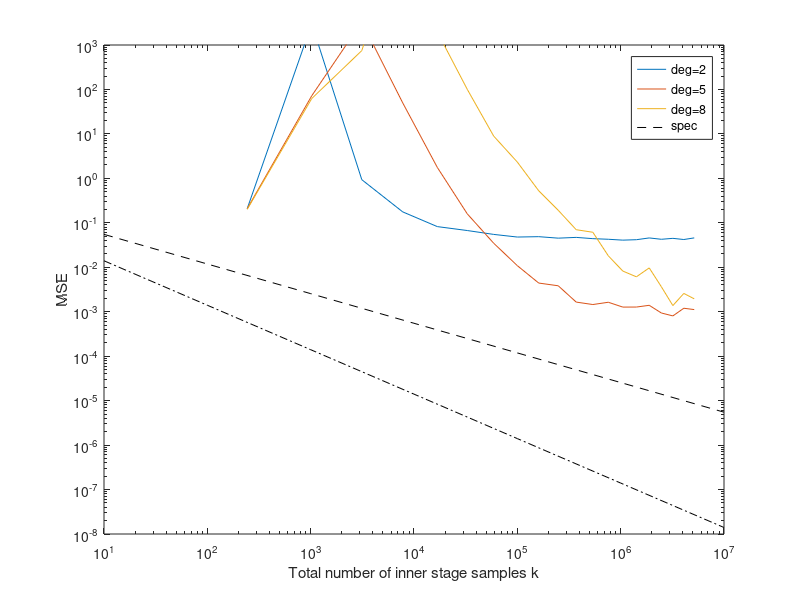
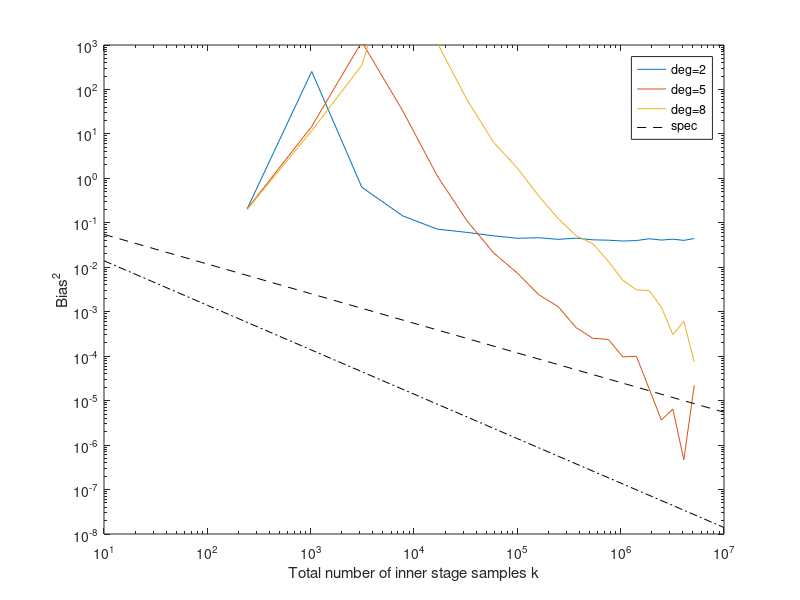
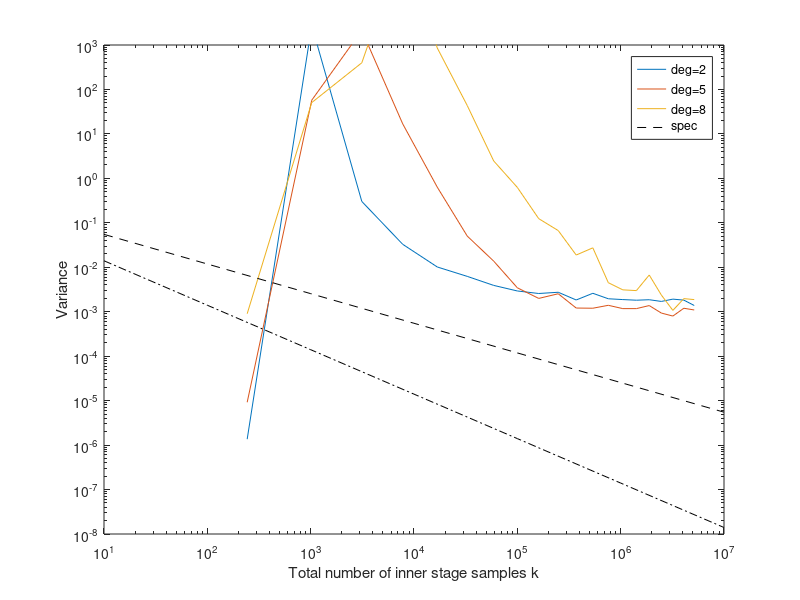
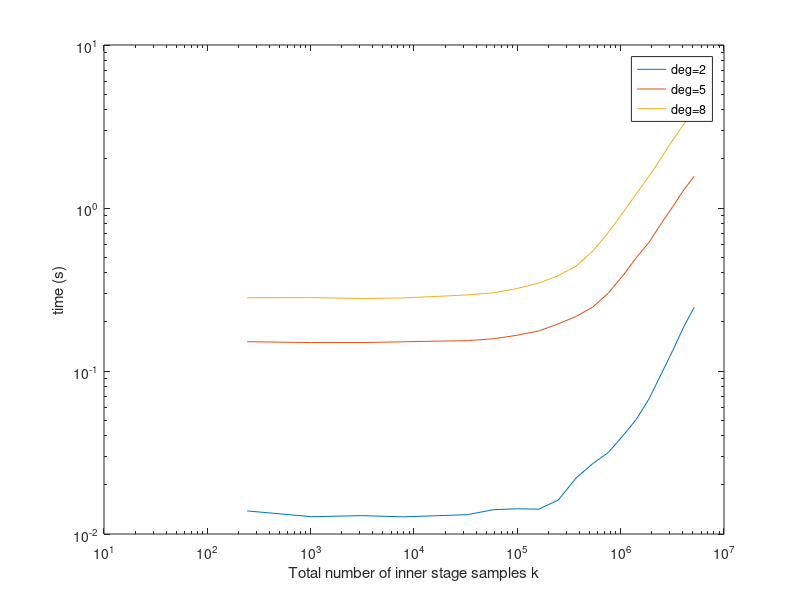

Recreate these plots in MATLAB, in order.
clear;clc;

% N_o = 1
load('re_poly2_1.mat')
mse_poly2=mse;
bias2_poly2=bias2;
var_poly2=var;
t_poly2=t_tr+t_pr;
load('re_poly5_1.mat')
mse_poly5=mse;
bias2_poly5=bias2;
var_poly5=var;
t_poly5=t_tr+t_pr;
load('re_poly8_1.mat')
mse_poly8=mse;
bias2_poly8=bias2;
var_poly8=var;
t_poly8=t_tr+t_pr;

K_plot = logspace(1,7,7);

figure(1),loglog(K,mse_poly2,K,mse_poly5,K,mse_poly8,...
K_plot,5.5e-2*K_plot.^(-2/3)/K_plot(1)^(-2/3),'k--',K_plot,...
1.4e-2*K_plot.^(-1)/K_plot(1)^(-1),'k-.')
xlabel('Total number of inner stage samples k')
ylabel('MSE')
axis([10, 1e7, 1e-8, 1e3])
legend('deg=2','deg=5','deg=8','spec')

figure(2),loglog(K,bias2_poly2,K,bias2_poly5,K,bias2_poly8,...
K_plot,5.5e-2*K_plot.^(-2/3)/K_plot(1)^(-2/3),'k--',K_plot,...
1.4e-2*K_plot.^(-1)/K_plot(1)^(-1),'k-.')
xlabel('Total number of inner stage samples k')
ylabel('Bias^2')
axis([10, 1e7, 1e-8, 1e3])
legend('deg=2','deg=5','deg=8','spec')

figure(3),loglog(K,var_poly2,K,var_poly5,K,var_poly8,...
K_plot,5.5e-2*K_plot.^(-2/3)/K_plot(1)^(-2/3),'k--',K_plot,...
1.4e-2*K_plot.^(-1)/K_plot(1)^(-1),'k-.')
xlabel('Total number of inner stage samples k')
ylabel('Variance')
axis([10, 1e7, 1e-8, 1e3])
legend('deg=2','deg=5','deg=8','spec')

figure(4),loglog(K,t_poly2,K,t_poly5,K,t_poly8)
xlabel('Total number of inner stage samples k')
ylabel('time (s)')
legend('deg=2','deg=5','deg=8','spec')

%% N_o = 10
clear; clc
load('re_poly2_10.mat')
mse_poly2=mse;
bias2_poly2=bias2;
var_poly2=var;
t_poly2=t_tr+t_pr;
load('re_poly5_10.mat')
mse_poly5=mse;
bias2_poly5=bias2;
var_poly5=var;
t_poly5=t_tr+t_pr;
load('re_poly8_10.mat')
mse_poly8=mse;
bias2_poly8=bias2;
var_poly8=var;
t_poly8=t_tr+t_pr;

K_plot = logspace(1,7,7);

figure(1),loglog(K,mse_poly2,K,mse_poly5,K,mse_poly8,...
K_plot,5.5e-2*K_plot.^(-2/3)/K_plot(1)^(-2/3),'k--',K_plot,...
1.4e-2*K_plot.^(-1)/K_plot(1)^(-1),'k-.')
xlabel('Total number of inner stage samples k')
ylabel('MSE')
axis([10, 1e7, 1e-8, 1e3])
legend('deg=2','deg=5','deg=8','spec')

figure(2),loglog(K,bias2_poly2,K,bias2_poly5,K,bias2_poly8,...
K_plot,5.5e-2*K_plot.^(-2/3)/K_plot(1)^(-2/3),'k--',K_plot,...
1.4e-2*K_plot.^(-1)/K_plot(1)^(-1),'k-.')
xlabel('Total number of inner stage samples k')
ylabel('Bias^2')
axis([10, 1e7, 1e-8, 1e3])
legend('deg=2','deg=5','deg=8','spec')

figure(3),loglog(K,var_poly2,K,var_poly5,K,var_poly8,...
K_plot,5.5e-2*K_plot.^(-2/3)/K_plot(1)^(-2/3),'k--',K_plot,...
1.4e-2*K_plot.^(-1)/K_plot(1)^(-1),'k-.')
xlabel('Total number of inner stage samples k')
ylabel('Variance')
axis([10, 1e7, 1e-8, 1e3])
legend('deg=2','deg=5','deg=8','spec')

figure(4),loglog(K,t_poly2,K,t_poly5,K,t_poly8)
xlabel('Total number of inner stage samples k')
ylabel('time (s)')
legend('deg=2','deg=5','deg=8','spec')

%% N_o = 100
clear; clc
load('re_poly2_100.mat')
mse_poly2=mse;
bias2_poly2=bias2;
var_poly2=var;
t_poly2=t_tr+t_pr;
load('re_poly5_100.mat')
mse_poly5=mse;
bias2_poly5=bias2;
var_poly5=var;
t_poly5=t_tr+t_pr;
load('re_poly8_100.mat')
mse_poly8=mse;
bias2_poly8=bias2;
var_poly8=var;
t_poly8=t_tr+t_pr;

K_plot = logspace(1,7,7);

figure(1),loglog(K,mse_poly2,K,mse_poly5,K,mse_poly8,...
K_plot,5.5e-2*K_plot.^(-2/3)/K_plot(1)^(-2/3),'k--',K_plot,...
1.4e-2*K_plot.^(-1)/K_plot(1)^(-1),'k-.')
xlabel('Total number of inner stage samples k')
ylabel('MSE')
axis([10, 1e7, 1e-8, 1e3])
legend('deg=2','deg=5','deg=8','spec')

figure(2),loglog(K,bias2_poly2,K,bias2_poly5,K,bias2_poly8,...
K_plot,5.5e-2*K_plot.^(-2/3)/K_plot(1)^(-2/3),'k--',K_plot,...
1.4e-2*K_plot.^(-1)/K_plot(1)^(-1),'k-.')
xlabel('Total number of inner stage samples k')
ylabel('Bias^2')
axis([10, 1e7, 1e-8, 1e3])
legend('deg=2','deg=5','deg=8','spec')

figure(3),loglog(K,var_poly2,K,var_poly5,K,var_poly8,...
K_plot,5.5e-2*K_plot.^(-2/3)/K_plot(1)^(-2/3),'k--',K_plot,...
1.4e-2*K_plot.^(-1)/K_plot(1)^(-1),'k-.')
xlabel('Total number of inner stage samples k')
ylabel('Variance')
axis([10, 1e7, 1e-8, 1e3])
legend('deg=2','deg=5','deg=8','spec')

figure(4),loglog(K,t_poly2,K,t_poly5,K,t_poly8)
xlabel('Total number of inner stage samples k')
ylabel('time (s)')
legend('deg=2','deg=5','deg=8','spec')